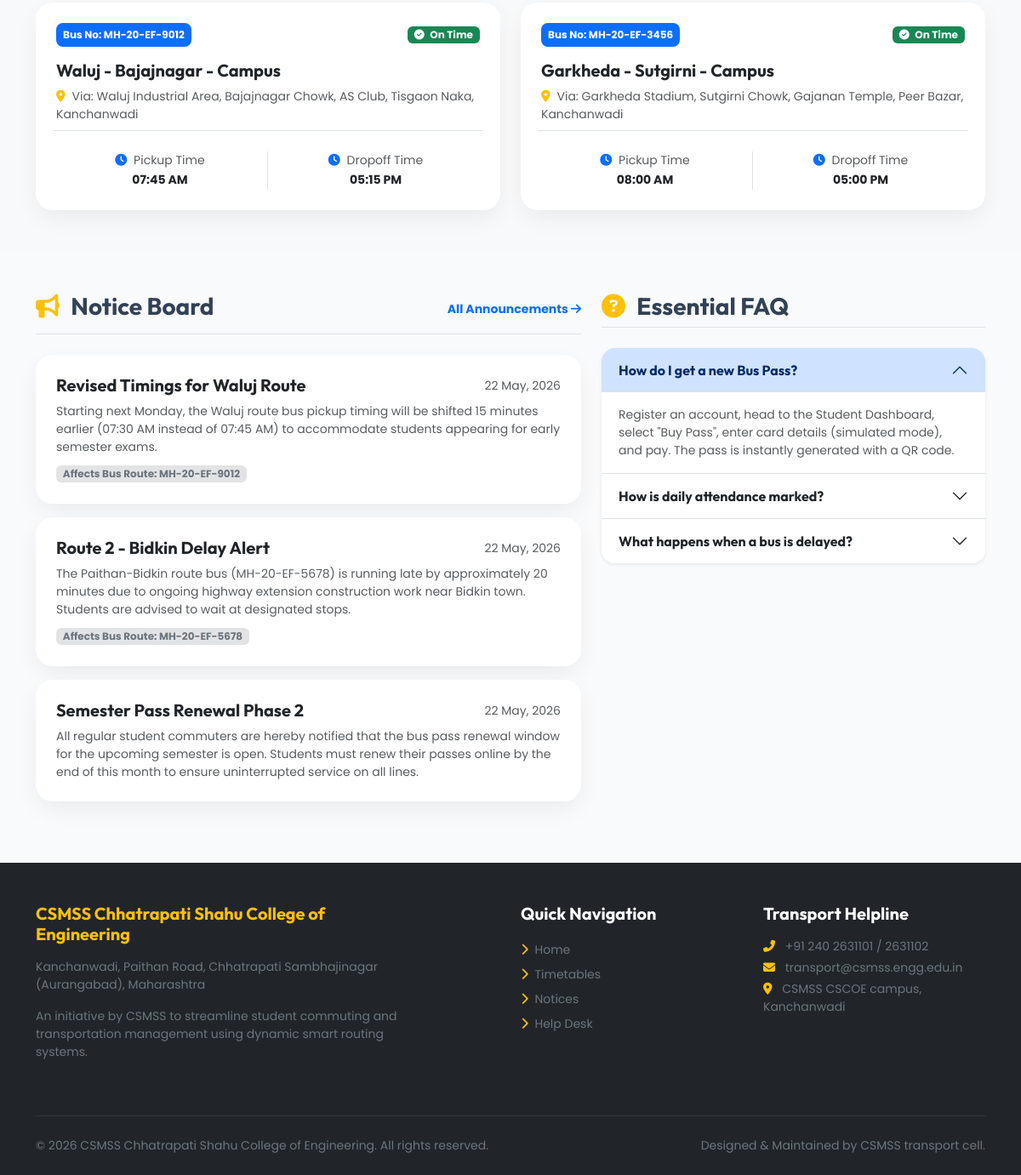
Before: / (lower part) with the older database file.
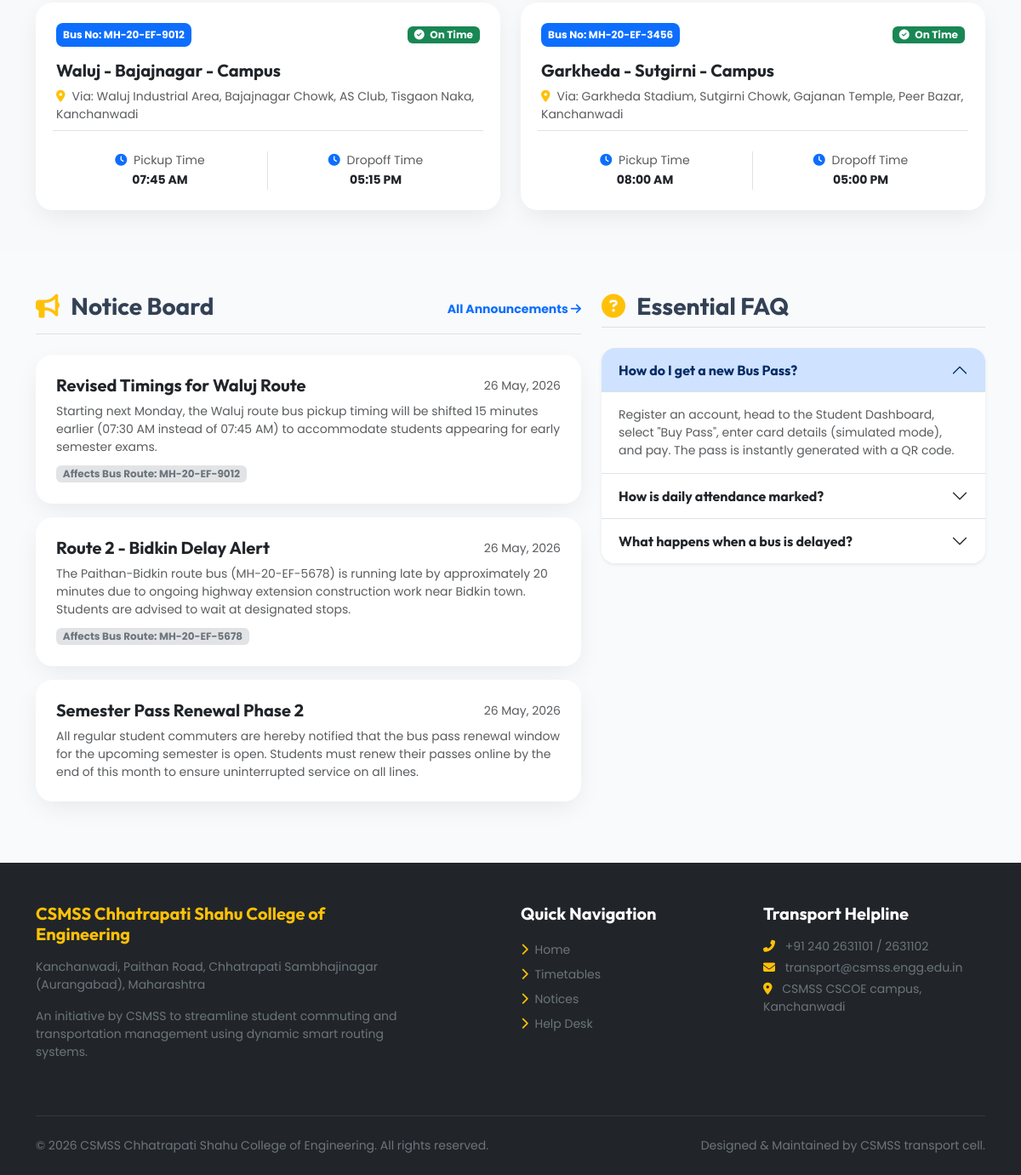
After: the same page with the newer database file.
### models.py (models this page shows)
class NewsNotice(db.Model):
    id = db.Column(db.Integer, primary_key=True)
    title = db.Column(db.String(200), nullable=False)
    body = db.Column(db.Text, nullable=False)
    created_at = db.Column(db.DateTime, default=datetime.utcnow)
    bus_route_id = db.Column(db.Integer, db.ForeignKey('bus_route.id'), nullable=True)
    author_id = db.Column(db.Integer, db.ForeignKey('user.id'), nullable=False)
    route = db.relationship('BusRoute', backref=db.backref('notices', lazy=True))
    author = db.relationship('User', foreign_keys=[author_id])

class BusRoute(db.Model):
    id = db.Column(db.Integer, primary_key=True)
    route_name = db.Column(db.String(200), nullable=False)  # e.g., 'Chhatrapati Sambhajinagar - Paithan - Kanchanwadi'
    bus_number = db.Column(db.String(50), nullable=False)
    via_points = db.Column(db.String(500), nullable=False)  # e.g., 'CIDCO, Kranti Chowk, Railway Station'
    pickup_time = db.Column(db.String(50), nullable=False)  # e.g., '07:30 AM'
    dropoff_time = db.Column(db.String(50), nullable=False)  # e.g., '05:30 PM'
    status = db.Column(db.String(50), default="On Time")  # 'On Time', 'Delayed', 'Cancelled'
    delay_reason = db.Column(db.String(200), nullable=True)

### app.py (the view)
@app.route('/')
def home():
    routes = BusRoute.query.all()
    notices = NewsNotice.query.order_by(NewsNotice.created_at.desc()).limit(5).all()
    delays = BusRoute.query.filter(BusRoute.status != 'On Time').all()
    return render_template('public/home.html', routes=routes, notices=notices, delays=delays)

### app.py (called while the page is built)
@app.context_processor
def inject_branding():
    return {
        'college_name': 'CSMSS Chhatrapati Shahu College of Engineering',
        'college_address': 'Kanchanwadi, Paithan Road, Chhatrapati Sambhajinagar (Aurangabad), Maharashtra',
        'current_year': datetime.now().year
    }

### templates/public/home.html (shortened to what the changed rows need)
{% extends "base.html" %}
{% block content %}
<div class="container my-5">
    <div class="row">
        <div class="col-md-7 mb-4">
            {% if notices %}
                <div class="d-flex flex-column gap-3">
                    {% for notice in notices[:3] %}
                    <div class="card card-premium p-4">
                        <div class="d-flex justify-content-between align-items-center mb-2">
                            <h5 class="fw-bold mb-0 text-dark">{{ notice.title }}</h5>
                            <span class="small text-muted">{{ notice.created_at.strftime('%d %b, %Y') }}</span>
                        </div>
                        <p class="text-muted mb-0 small">{{ notice.body }}</p>
                        {% if notice.route %}
                            <div class="mt-2">
                                <span class="badge bg-secondary-subtle text-secondary small">Affects Bus Route: {{ notice.route.bus_number }}</span>
                            </div>
                        {% endif %}
                    </div>
                    {% endfor %}
                </div>
            {% else %}
                <div class="text-center py-5 border rounded-4 bg-white">
                    <p class="text-muted mb-0">No announcements posted on the board.</p>
                </div>
            {% endif %}
        </div>
        <div class="col-md-5">
            <div class="accordion accordion-flush shadow-sm bg-white rounded-4 overflow-hidden" id="faqAccordion">
                <div class="accordion-item border-bottom">
                    <h2 class="accordion-header">
                        <button class="accordion-button fw-bold" type="button" data-bs-toggle="collapse" data-bs-target="#faq1">
                            How do I get a new Bus Pass?
                        </button>
                    </h2>
                </div>
                <div class="accordion-item border-bottom">
                    <h2 class="accordion-header">
                        <button class="accordion-button collapsed fw-bold" type="button" data-bs-toggle="collapse" data-bs-target="#faq2">
                            How is daily attendance marked?
                        </button>
                    </h2>
                </div>
                <div class="accordion-item">
                    <h2 class="accordion-header">
                        <button class="accordion-button collapsed fw-bold" type="button" data-bs-toggle="collapse" data-bs-target="#faq3">
                            What happens when a bus is delayed?
                        </button>
                    </h2>
                </div>
            </div>
        </div>
    </div>
</div>
{% endblock %}

Changed rows visible on the page:
changed NewsNotice "Revised Timings for Waluj Route": created_at "22 May, 2026" → "26 May, 2026"
changed NewsNotice "Route 2 - Bidkin Delay Alert": created_at "22 May, 2026" → "26 May, 2026"
changed NewsNotice "Semester Pass Renewal Phase 2": created_at "22 May, 2026" → "26 May, 2026"
